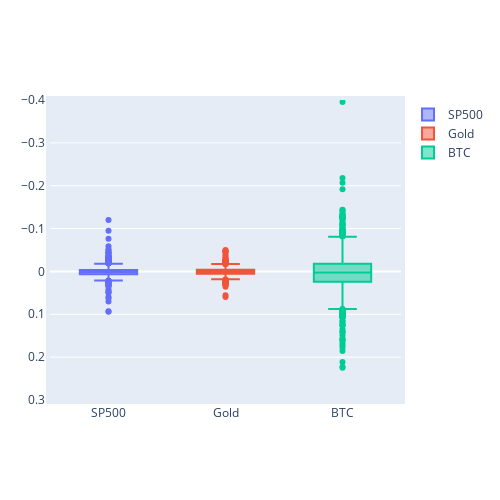

Here is the notebook cell this chart was saved with:
### Code cell
fig = go.Figure()
fig.add_trace(go.Box(y=daily_returns['SP500 Close'], name="SP500"))
fig.add_trace(go.Box(y=daily_returns['Gold Close'], name="Gold"))
fig.add_trace(go.Box(y=daily_returns['BTC Close'], name="BTC"))
fig.update_layout(yaxis=dict(range=[.3,-.4]), autosize=False,
    width=500,
    height=500,
    margin=dict(
        l=50,
        r=50,
        b=100,
        t=100,
        pad=4
))

fig.show()

### Figure 1 — Plotly figure (JSON) as saved in the notebook; plotly's stock layout.template omitted (floating-point values rounded to 4 significant figures; data arrays with more than 128 entries replaced by an {"elided": "..."} marker saying what was removed)
{"data": [{"name": "SP500", "type": "box", "y": {"elided": "1023 float values"}}, {"name": "Gold", "type": "box", "y": {"elided": "1023 float values"}}, {"name": "BTC", "type": "box", "y": {"elided": "1023 float values"}}], "layout": {"autosize": false, "height": 500, "margin": {"b": 100, "l": 50, "pad": 4, "r": 50, "t": 100}, "width": 500, "xaxis": {"autorange": true, "range": [-0.5, 2.5], "type": "category"}, "yaxis": {"range": [0.3, -0.4], "type": "linear"}}}
